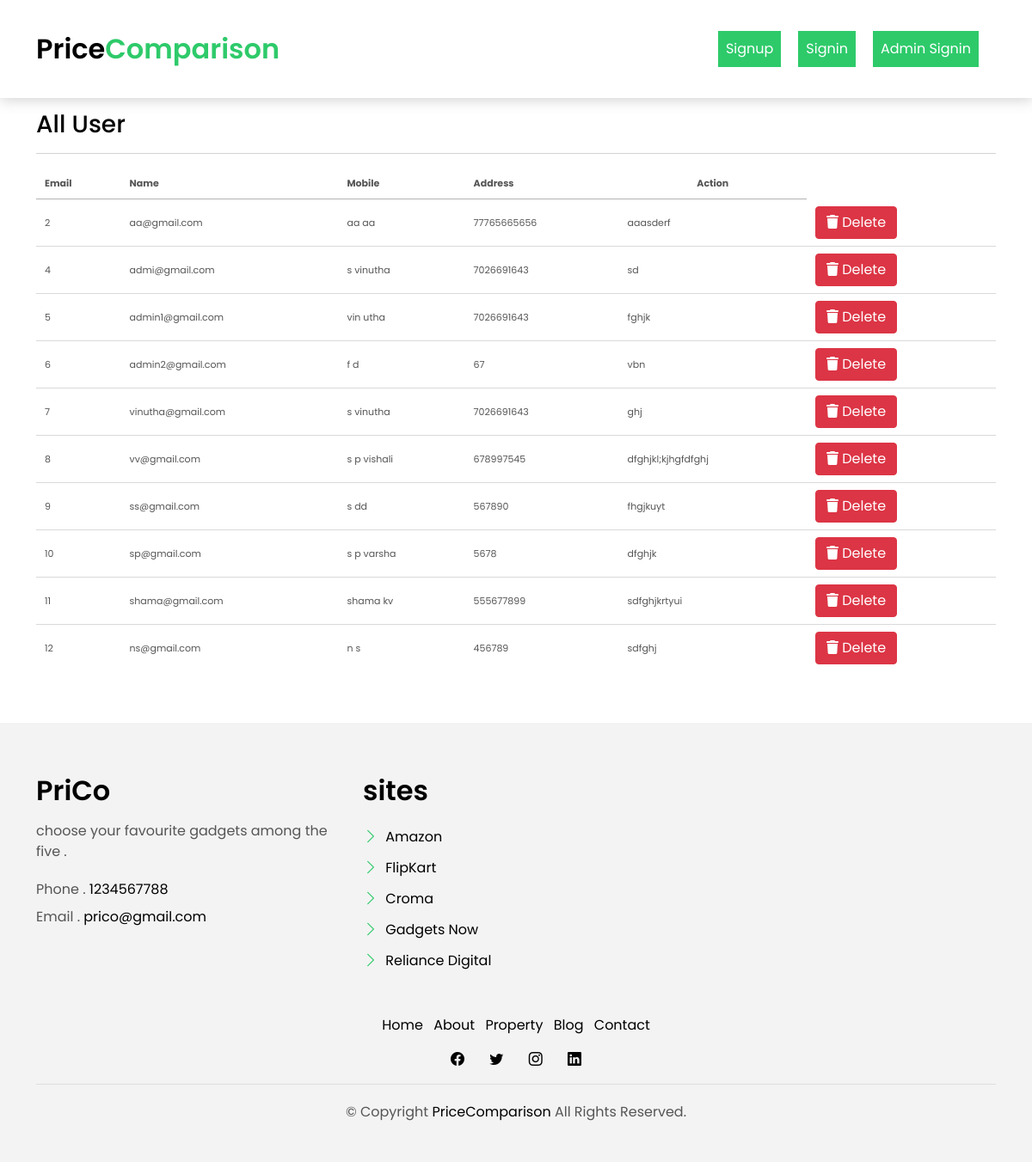
The page /all-user/ on the database its author committed.
### myapp/models.py (models this page shows, shortened)
class Register(models.Model):
    user = models.ForeignKey(User, on_delete=models.CASCADE, null=True, blank=True)
    mobile = models.CharField(max_length=10, null=True, blank=True)
    address = models.TextField(null=True, blank=True)

### myapp/views.py (the view)
# urls.py: path('all-user/', all_user, name="all_user"),
def all_user(request):
    data = Register.objects.filter()
    return render(request, "all_user.html", locals())

### myapp/templates/all_user.html (shortened to what this page needs)
{% include 'base.html' %} {% load static %} {% block body %}
<link
  rel="stylesheet"
  href="https://cdnjs.cloudflare.com/ajax/libs/font-awesome/6.2.0/css/all.min.css"
/>
<section class="section-services section-t8">
  <div class="container">
    <h3>All User</h3>
    <hr />
    <div class="table-responsive">
      <table id="example1" class="display nowrap" style="width: 100%">
        <thead>
          <tr>
            <th>Email</th>
            <th>Name</th>
            <th>Mobile</th>
            <th>Address</th>
            <th style="text-align: center">Action</th>
          </tr>
        </thead>
        <tbody>
          {% for i in data %}
          <tr>
            <td>{{i.id}}</td>
            <td>{{i.user.username}}</td>
            <td>{{i.user.first_name}} {{i.user.last_name}}</td>
            <td>{{i.mobile}}</td>
            <td>{{i.address}}</td>
            <td>
              <a
                href="/delete-user/{{i.id}}/"
                title="Delete History"
                class="btn btn-danger"
                onclick="return confirm('Are your sure?')"
                ><i class="fas fa-trash" aria-hidden="true"></i> Delete</a
              >
            </td>
          </tr>
          {% endfor %}
        </tbody>
      </table>
    </div>
  </div>
  {% include 'footer.html' %} {% include 'tablecdn.html' %} {% endblock %}
</section>

### myapp/static/assets/css/style.css (style rules this page uses)
body { font-family: "Poppins", sans-serif; color: #555555; }
h1, h2, h3, h4, h5, h6 { color: #000000; }
a { color: #000000; text-decoration: none; transition: all 0.5s ease; }
.section-t8 { padding-top: 8rem; }
.btn { transition: 0.5s ease; }

### myapp/templates/all_user.html (style rules this page uses)
.table-responsive { font-size: 11px; }
td { padding: 0px; }

### rows shown on the page
Register: id "2", user.username "aa@gmail.com", user.first_name "aa", user.last_name "aa", mobile "77765665656", address "aaasderf"
Register: id "4", user.username "admi@gmail.com", user.first_name "s", user.last_name "vinutha", mobile "7026691643", address "sd"
Register: id "5", user.username "admin1@gmail.com", user.first_name "vin", user.last_name "utha", mobile "7026691643", address "fghjk"
Register: id "6", user.username "admin2@gmail.com", user.first_name "f", user.last_name "d", mobile "67", address "vbn"
Register: id "7", user.username "vinutha@gmail.com", user.first_name "s", user.last_name "vinutha", mobile "7026691643", address "ghj"
Register: id "8", user.username "vv@gmail.com", user.first_name "s p", user.last_name "vishali", mobile "678997545", address "dfghjkl;kjhgfdfghj"
Register: id "9", user.username "ss@gmail.com", user.first_name "s", user.last_name "dd", mobile "567890", address "fhgjkuyt"
Register: id "10", user.username "sp@gmail.com", user.first_name "s p", user.last_name "varsha", mobile "5678", address "dfghjk"
Register: id "11", user.username "shama@gmail.com", user.first_name "shama", user.last_name "kv", mobile "555677899", address "sdfghjkrtyui"
Register: id "12", user.username "ns@gmail.com", user.first_name "n", user.last_name "s", mobile "456789", address "sdfghj"
